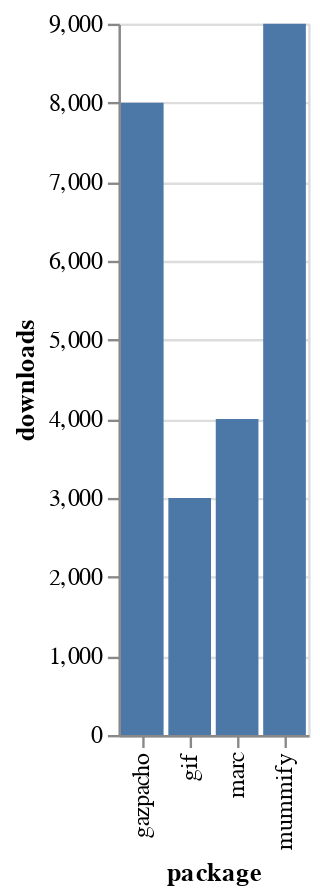

Write notebook code for a chart like this one.
### Markdown cell above
<img src="../images/github.png" alt="github" width="200">

### Code cell
packages = pd.DataFrame({
    'downloads': [8000, 3000, 9000, 4000],
    'package': ['gazpacho', 'gif', 'mummify', 'marc']
})

alt.Chart(packages).mark_bar().encode(
    x='package',
    y='downloads'
)

### Figure 1 — Vega-Lite specification as saved in the notebook (floating-point values rounded to 4 significant figures)
{"config": {"view": {"continuousWidth": 400, "continuousHeight": 300}}, "data": {"name": "data-c4ebe93af349d50fdf080b16b04d264f"}, "mark": "bar", "encoding": {"x": {"field": "package", "type": "nominal"}, "y": {"field": "downloads", "type": "quantitative"}}, "$schema": "https://vega.github.io/schema/vega-lite/v4.17.0.json", "datasets": {"data-c4ebe93af349d50fdf080b16b04d264f": [{"downloads": 8000, "package": "gazpacho"}, {"downloads": 3000, "package": "gif"}, {"downloads": 9000, "package": "mummify"}, {"downloads": 4000, "package": "marc"}]}}
